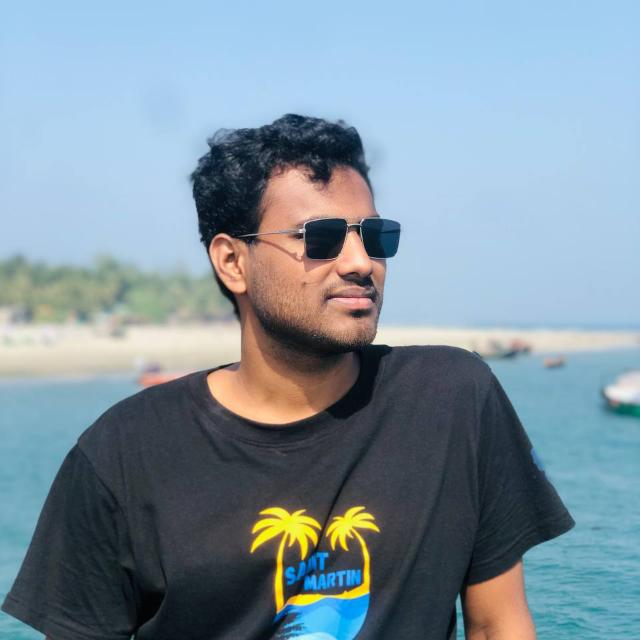
#> input picture Lab_2/Screenshots/rubayed_image.jpg, 640 x 640 px, found by its file name
$ python digital_to_negative.py
#> lines starting #> are read from the running program, lines starting #| are printed output that depends on the picture
from PIL import Image
import numpy as np
import matplotlib.pyplot as plt

image = Image.open('rubayed_image.jpg')
#> image is the input picture: PIL image 640x640 RGB; mean R, G, B 127.2, 146.5, 159.1


image_array = np.array(image)


negative_array = 255 - image_array
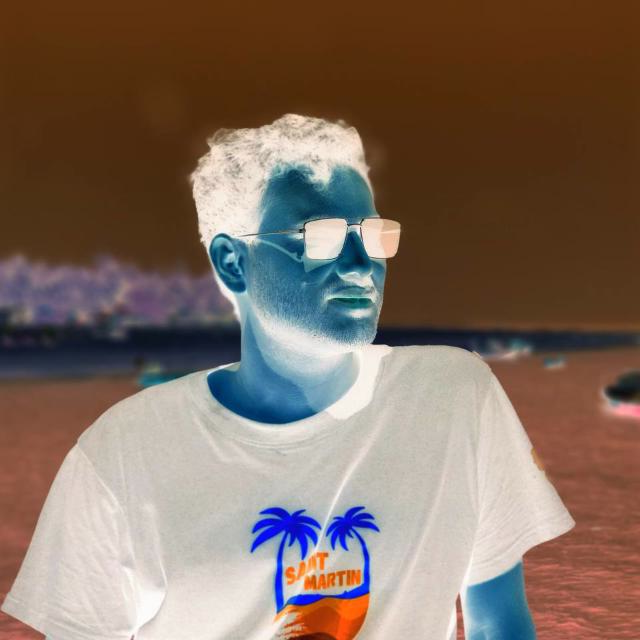
#> negative_array: shape (640, 640, 3); mean R, G, B 127.8, 108.5, 95.9

negative_image = Image.fromarray(negative_array.astype(np.uint8))

plt.figure(figsize=(10, 5))

plt.subplot(1, 2, 1)
plt.title('Original Image')
plt.imshow(image_array)
plt.axis('off')

plt.subplot(1, 2, 2)
plt.title('Negative Image')
plt.imshow(negative_array, cmap='gray')
plt.axis('off')
plt.show()
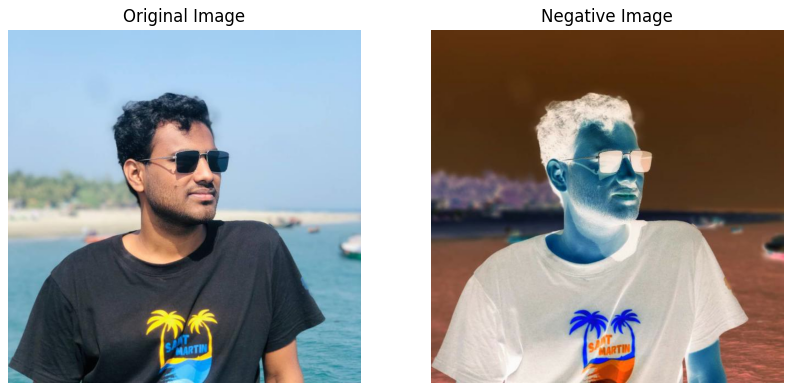
#> figure drawn by matplotlib, 2 panels
negative_image.save('negative_purple.jpg')
